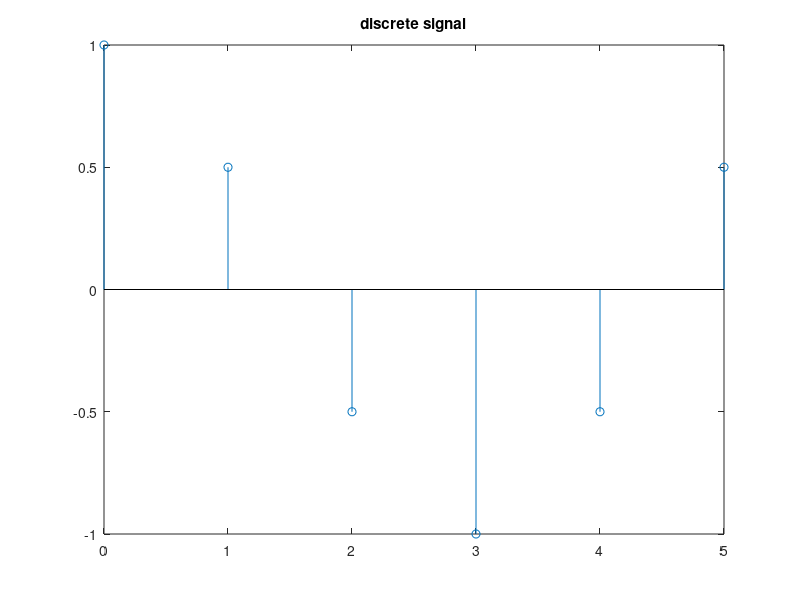
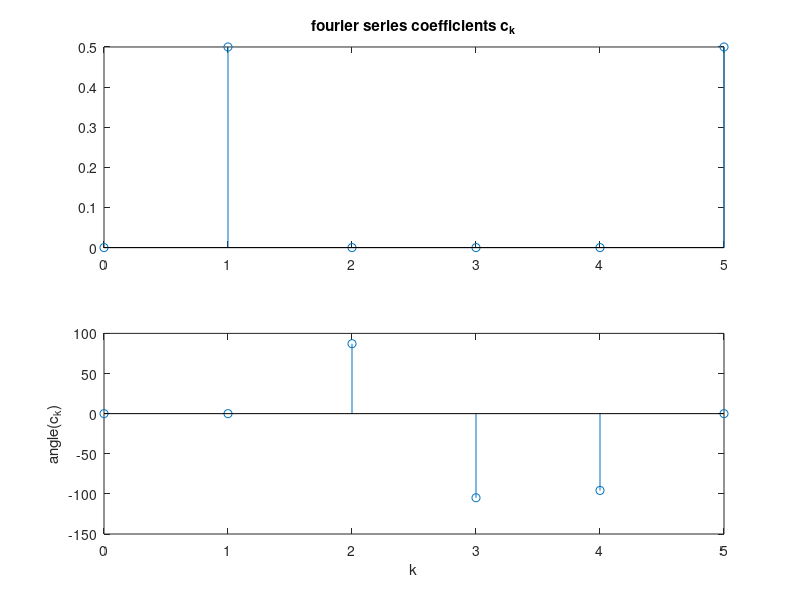

Reproduce these figures in MATLAB, in order.
close,clear,clc

n = 0:5;
x = cos(pi*n/3);

figure(1)
stem(n , x)
title('discrete signal')

N = length(x);
Nc = N;

k = 0:Nc-1;

c = zeros(1,length(k));
for i1=1:length(k)
    for i2=1:length(x)
        c(i1) = c(i1)+1/N*x(i2)*exp(-1i*2*pi*k(i1)*n(i2)/N);
    end
end

figure(2)
subplot(211)
stem(k,abs(c))
title('fourier series coefficients c_k')
subplot(212)
stem(k,angle(c)*180/pi)
xlabel('k')
ylabel('angle(c_k)')

